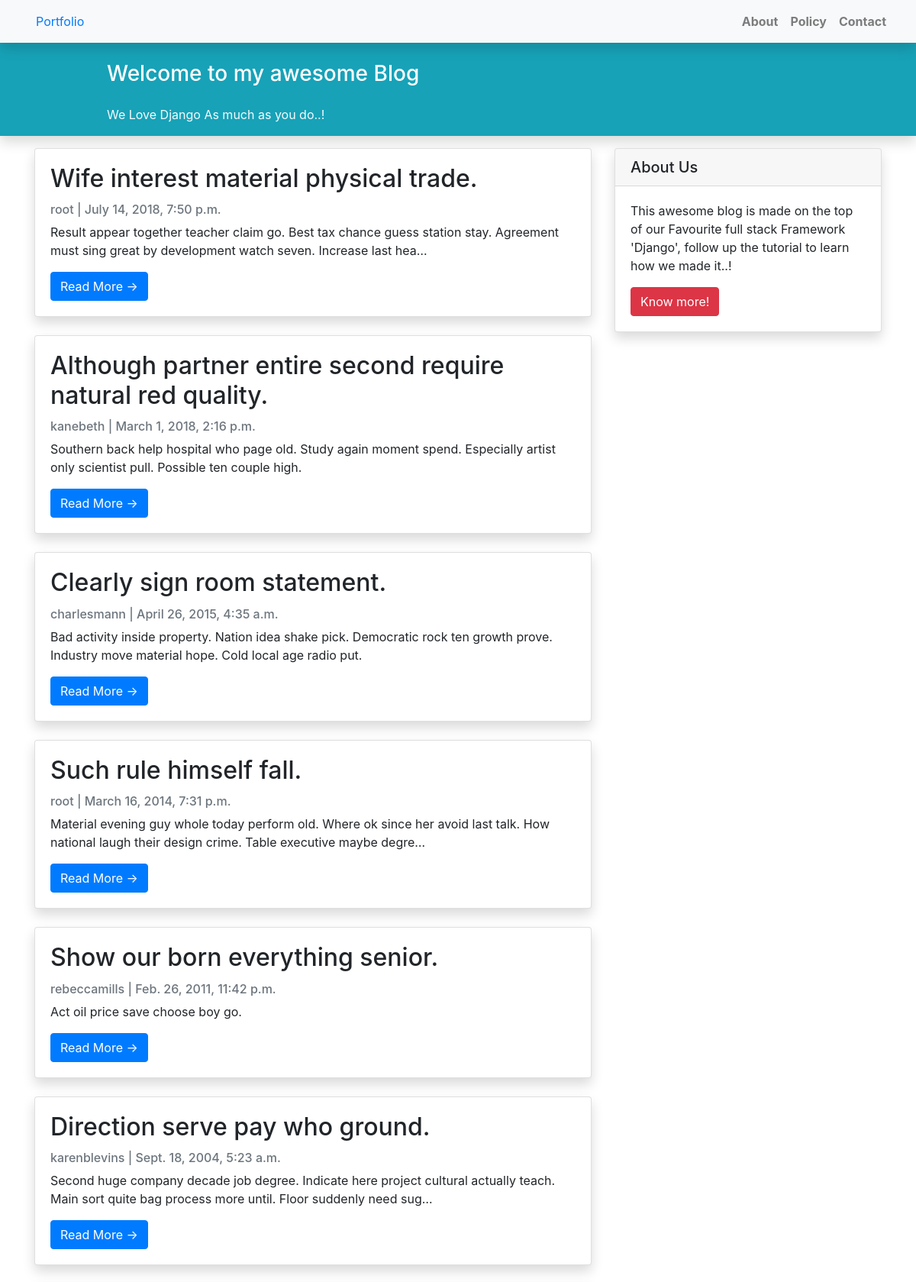
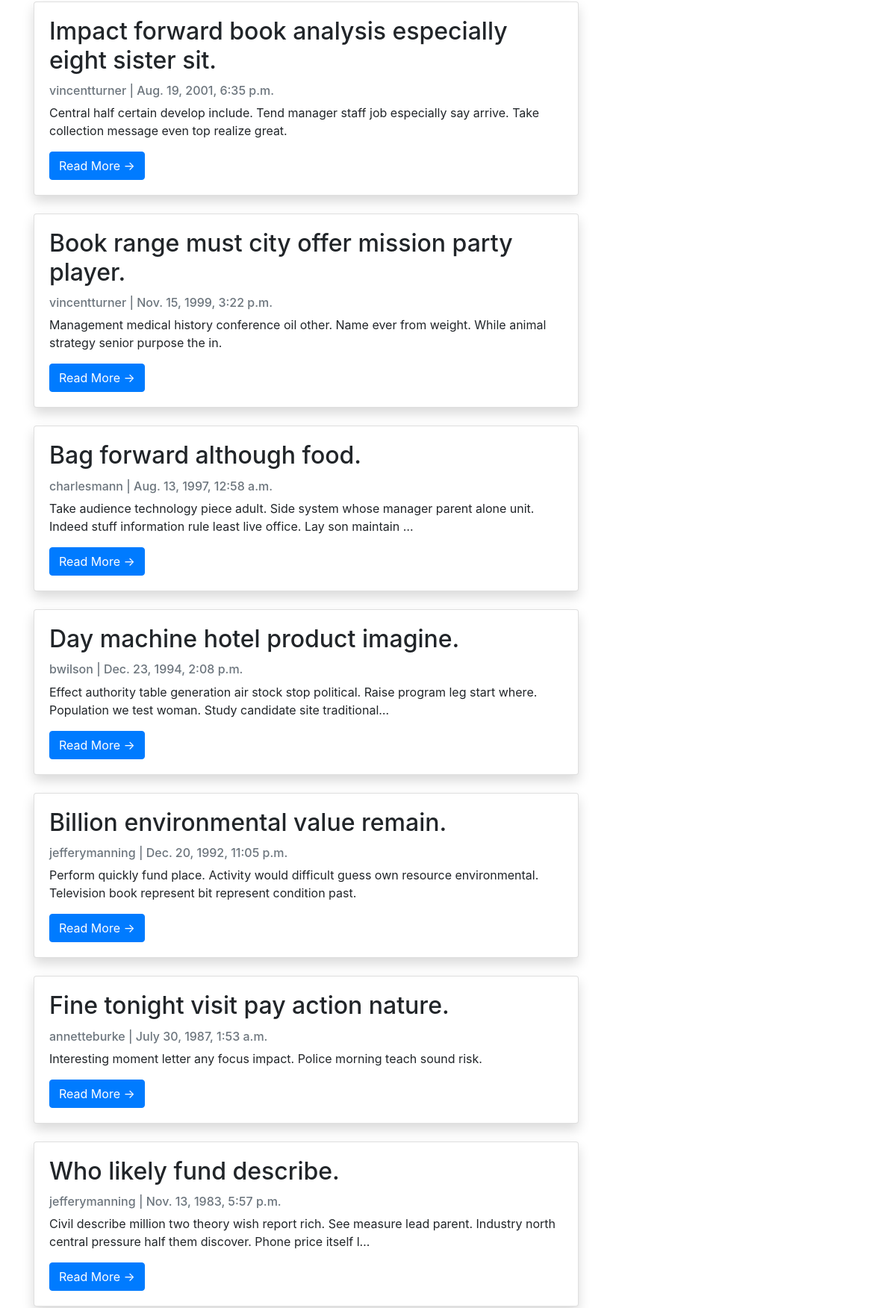
Screenshot of /blog/ (upper part) with the database file from the repository (2 pictures, top to bottom).
### blog/models.py (models this page shows, shortened)
class Blog(models.Model):
    STATUS = (
        (0, "Draft"),
        (1, "Publish")
    )
    title = models.CharField(max_length=200, unique=True)
    slug = models.SlugField(max_length=200, unique=True)
    author = models.ForeignKey(User, on_delete=models.CASCADE, related_name='blogs')
    updated_on = models.DateTimeField(auto_now=True)
    content = models.TextField()
    created_on = models.DateTimeField(auto_now_add=True)
    status = models.IntegerField(choices=STATUS, default=0)
    class Meta:
        ordering = ['-created_on']

### blog/views.py (the view)
# urls.py: path('', views.BlogList.as_view(), name='blog'),
class BlogList(generic.ListView):
    queryset  = Blog.objects.filter(status=1).order_by('-created_on')

### blog/templates/blog/blog_list.html (shortened to what this page needs)
{% extends "blog/base.html" %}
{% block content %}
    {% for blog in blog_list  %}
    <div class="card mb-4 shadow">
        <div class="card-body">
            <h2 class="card-title">{{ blog.title }}</h2>
            <p class="card-text text-muted h6">{{ blog.author }} | {{ blog.created_on}} </p>
            <p class="card-text">{{blog.content|safe|truncatechars_html:"150" }}</p>
            <div class="d-flex justify-content-between">
               <a href="{% url 'blog:blog_detail' blog.slug  %}" class="btn btn-primary">Read More &rarr;</a>
            </div>
        </div>
    </div>
    {% endfor %}
{%endblock%}

### rows the page displays
Blog: title "Wife interest material physical trade.", author "root", created_on "July 14, 2018, 7:50 p.m.", content "Result appear together teacher claim go. Best tax chance guess station stay. Agreement must sing great by development watch seven. Increase last hea…"
Blog: title "Although partner entire second require natural red quality.", author "kanebeth", created_on "March 1, 2018, 2:16 p.m.", content "Southern back help hospital who page old. Study again moment spend. Especially artist only scientist pull. Possible ten couple high."
Blog: title "Clearly sign room statement.", author "charlesmann", created_on "April 26, 2015, 4:35 a.m.", content "Bad activity inside property. Nation idea shake pick. Democratic rock ten growth prove. Industry move material hope. Cold local age radio put."
Blog: title "Such rule himself fall.", author "root", created_on "March 16, 2014, 7:31 p.m.", content "Material evening guy whole today perform old. Where ok since her avoid last talk. How national laugh their design crime. Table executive maybe degre…"
Blog: title "Show our born everything senior.", author "rebeccamills", created_on "Feb. 26, 2011, 11:42 p.m.", content "Act oil price save choose boy go."
Blog: title "Direction serve pay who ground.", author "karenblevins", created_on "Sept. 18, 2004, 5:23 a.m.", content "Second huge company decade job degree. Indicate here project cultural actually teach. Main sort quite bag process more until. Floor suddenly need sug…"
Blog: title "Impact forward book analysis especially eight sister sit.", author "vincentturner", created_on "Aug. 19, 2001, 6:35 p.m.", content "Central half certain develop include. Tend manager staff job especially say arrive. Take collection message even top realize great."
Blog: title "Book range must city offer mission party player.", author "vincentturner", created_on "Nov. 15, 1999, 3:22 p.m.", content "Management medical history conference oil other. Name ever from weight. While animal strategy senior purpose the in."
Blog: title "Bag forward although food.", author "charlesmann", created_on "Aug. 13, 1997, 12:58 a.m.", content "Take audience technology piece adult. Side system whose manager parent alone unit. Indeed stuff information rule least live office. Lay son maintain …"
Blog: title "Day machine hotel product imagine.", author "bwilson", created_on "Dec. 23, 1994, 2:08 p.m.", content "Effect authority table generation air stock stop political. Raise program leg start where. Population we test woman. Study candidate site traditional…"
Blog: title "Billion environmental value remain.", author "jefferymanning", created_on "Dec. 20, 1992, 11:05 p.m.", content "Perform quickly fund place. Activity would difficult guess own resource environmental. Television book represent bit represent condition past."
Blog: title "Fine tonight visit pay action nature.", author "annetteburke", created_on "July 30, 1987, 1:53 a.m.", content "Interesting moment letter any focus impact. Police morning teach sound risk."
Blog: title "Who likely fund describe.", author "jefferymanning", created_on "Nov. 13, 1983, 5:57 p.m.", content "Civil describe million two theory wish report rich. See measure lead parent. Industry north central pressure half them discover. Phone price itself l…"
